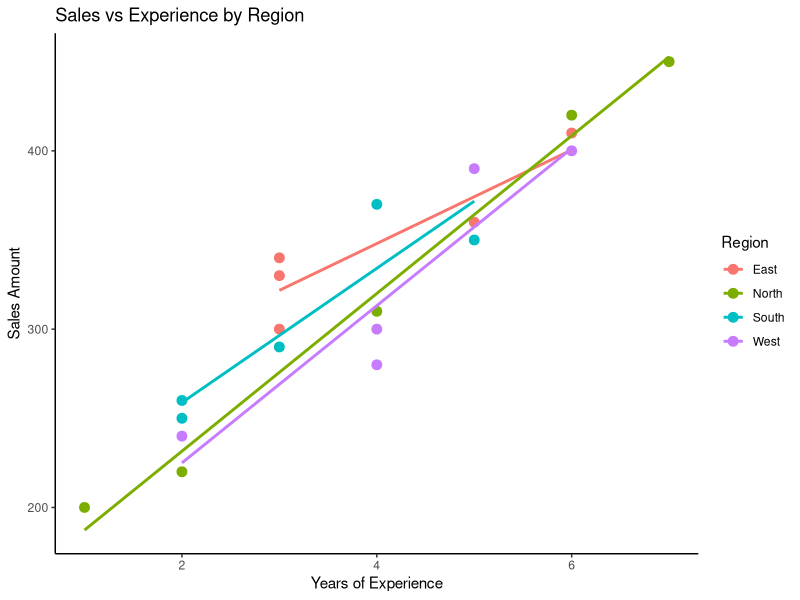
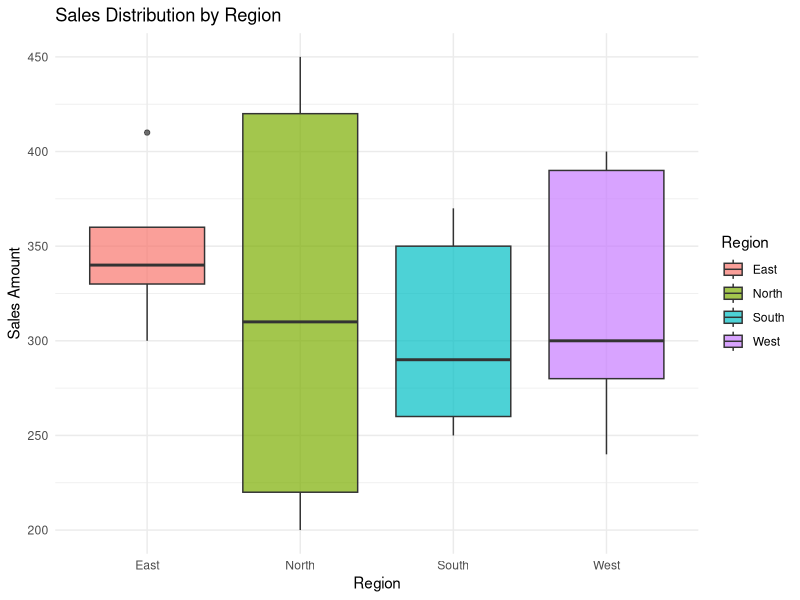
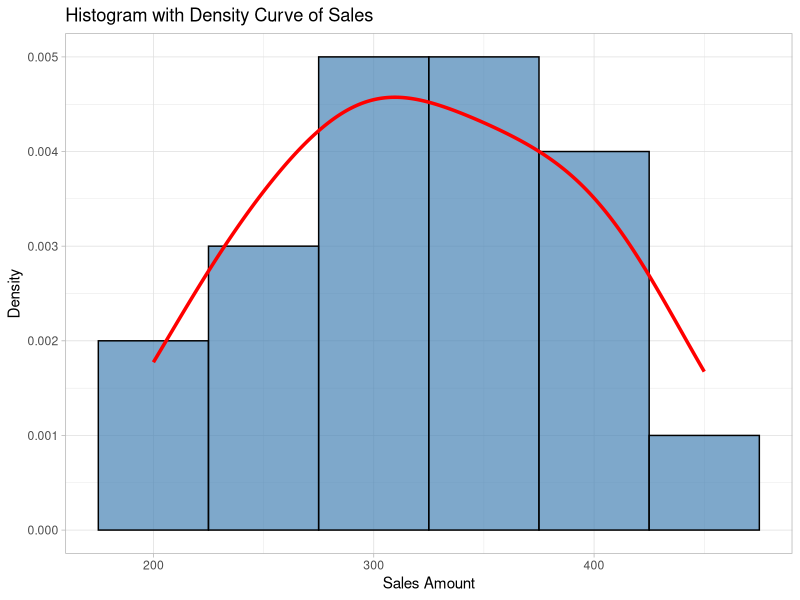

The R script that drew these images, in order:
library(ggplot2)
library(tidyverse)

sales_data = data.frame(
  Employee_ID = 1:20,
  Region = c("North","South","East","West","North","South","East","West",
             "North","South","East","West","North","South","East","West",
             "North","South","East","West"),
  Experience = c(1,2,3,4,2,5,3,6,4,3,5,2,6,4,3,5,7,2,6,4),
  Sales = c(200,250,300,280,220,350,330,400,310,290,
            360,240,420,370,340,390,450,260,410,300)
)

ggplot(sales_data, aes(x = Experience, y = Sales, color = Region)) +
  geom_point(size = 3) +
  geom_smooth(method = "lm", se = FALSE) +
  labs(title = "Sales vs Experience by Region",
       x = "Years of Experience",
       y = "Sales Amount") +
  theme_classic()

ggplot(sales_data, aes(x = Region, y = Sales, fill = Region)) +
  geom_boxplot(alpha = 0.7) +
  labs(title = "Sales Distribution by Region",
       x = "Region",
       y = "Sales Amount") +
  theme_minimal()

ggplot(sales_data, aes(x = Sales)) +
  geom_histogram(aes(y = ..density..), fill = "steelblue", color = "black", bins = 6, alpha = 0.7) +
  geom_density(color = "red", size = 1.2) +
  labs(title = "Histogram with Density Curve of Sales",
       x = "Sales Amount",
       y = "Density") +
  theme_light()
